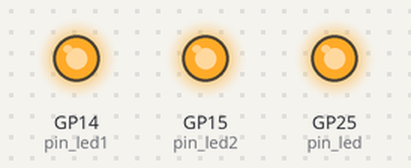
A program run on a simulated Raspberry Pi Pico running MicroPython. Parts: output pins drawn as LEDs (lit = HIGH). At 10.0 s the program stops and its outputs stay as they are.

Above: at 0.5 s.
At 3.5 s:
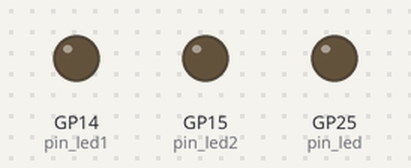
Timing chart, 0 to 4.6 s (numbered marks = the images above):
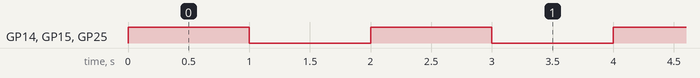

The program:

blink.py
```python
import machine
from time import sleep

# Initialize pins
pin_led = machine.Pin(25, machine.Pin.OUT)
pin_led1 = machine.Pin(14, machine.Pin.OUT)
pin_led2 = machine.Pin(15, machine.Pin.OUT)

# Turn off all pins initially
pin_led.off()
pin_led1.off()
pin_led2.off()

# Loop 5 times
for i in range(5):
    # Toggle the LED pins
    pin_led.on()
    pin_led1.on()
    pin_led2.on()

    # Wait for 1 second
    sleep(1)

    pin_led.off()
    pin_led1.off()
    pin_led2.off()

    # Wait for 1 second
    sleep(1)
```

Measured:
- by itself, GP14 (pin_led1), GP15 (pin_led2), GP25 (pin_led): alternates HIGH for 1.0 s and LOW for 1.0 s, 10 changes in all, then stays LOW
